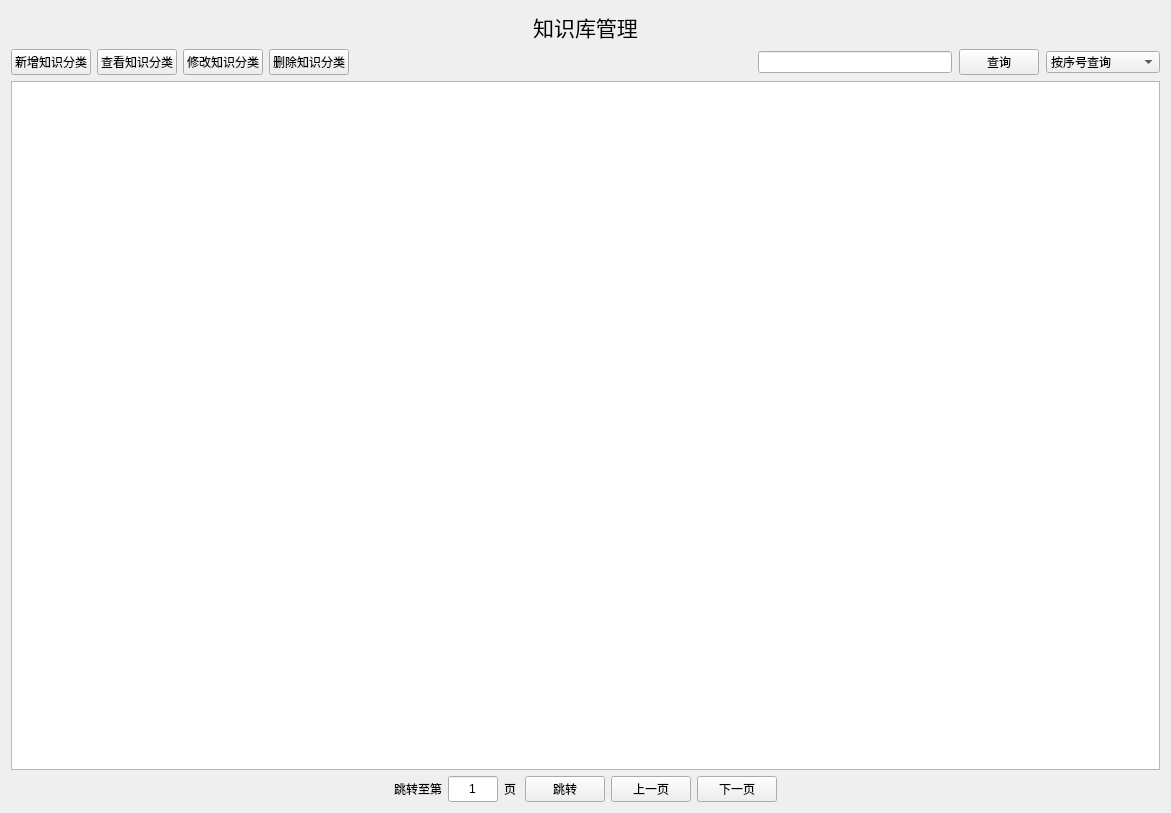
<?xml version="1.0" encoding="UTF-8"?>
<ui version="4.0">
 <class>Form</class>
 <widget class="QWidget" name="Form">
  <property name="geometry">
   <rect>
    <x>0</x>
    <y>0</y>
    <width>1171</width>
    <height>813</height>
   </rect>
  </property>
  <property name="windowTitle">
   <string>Form</string>
  </property>
  <layout class="QVBoxLayout" name="verticalLayout">
   <item>
    <widget class="QLabel" name="label">
     <property name="font">
      <font>
       <pointsize>16</pointsize>
      </font>
     </property>
     <property name="text">
      <string>知识库管理</string>
     </property>
     <property name="alignment">
      <set>Qt::AlignCenter</set>
     </property>
     <property name="margin">
      <number>20</number>
     </property>
    </widget>
   </item>
   <item>
    <layout class="QHBoxLayout" name="horizontalLayout_3">
     <item>
      <layout class="QHBoxLayout" name="horizontalLayout_5">
       <item>
        <widget class="QPushButton" name="addBatchButton">
         <property name="text">
          <string>新增知识分类</string>
         </property>
        </widget>
       </item>
       <item>
        <widget class="QPushButton" name="selectProduct">
         <property name="text">
          <string>查看知识分类</string>
         </property>
        </widget>
       </item>
       <item>
        <widget class="QPushButton" name="alterVBatchButton">
         <property name="text">
          <string>修改知识分类</string>
         </property>
        </widget>
       </item>
      </layout>
     </item>
     <item>
      <widget class="QPushButton" name="deleteBatchButton">
       <property name="text">
        <string>删除知识分类</string>
       </property>
      </widget>
     </item>
     <item>
      <spacer name="horizontalSpacer">
       <property name="orientation">
        <enum>Qt::Horizontal</enum>
       </property>
       <property name="sizeHint" stdset="0">
        <size>
         <width>40</width>
         <height>20</height>
        </size>
       </property>
      </spacer>
     </item>
     <item>
      <layout class="QHBoxLayout" name="horizontalLayout">
       <property name="spacing">
        <number>7</number>
       </property>
       <item>
        <widget class="QLineEdit" name="searchEdit">
         <property name="maximumSize">
          <size>
           <width>500</width>
           <height>16777215</height>
          </size>
         </property>
        </widget>
       </item>
       <item>
        <widget class="QPushButton" name="searchButton">
         <property name="text">
          <string>查询</string>
         </property>
        </widget>
       </item>
       <item>
        <widget class="QComboBox" name="comboBox">
         <item>
          <property name="text">
           <string>按序号查询</string>
          </property>
         </item>
         <item>
          <property name="text">
           <string>按数据项查询</string>
          </property>
         </item>
         <item>
          <property name="text">
           <string>按数据类型查询</string>
          </property>
         </item>
        </widget>
       </item>
      </layout>
     </item>
    </layout>
   </item>
   <item>
    <widget class="QTableView" name="tableView"/>
   </item>
   <item>
    <layout class="QHBoxLayout" name="horizontalLayout_4">
     <item>
      <spacer name="horizontalSpacer_2">
       <property name="orientation">
        <enum>Qt::Horizontal</enum>
       </property>
       <property name="sizeHint" stdset="0">
        <size>
         <width>40</width>
         <height>20</height>
        </size>
       </property>
      </spacer>
     </item>
     <item>
      <layout class="QHBoxLayout" name="horizontalLayout_2">
       <item>
        <widget class="QLabel" name="label_2">
         <property name="text">
          <string>跳转至第</string>
         </property>
        </widget>
       </item>
       <item>
        <widget class="QLineEdit" name="jumpEdit">
         <property name="maximumSize">
          <size>
           <width>50</width>
           <height>50</height>
          </size>
         </property>
         <property name="text">
          <string>1</string>
         </property>
         <property name="maxLength">
          <number>9999</number>
         </property>
         <property name="alignment">
          <set>Qt::AlignCenter</set>
         </property>
        </widget>
       </item>
       <item>
        <widget class="QLabel" name="totalPageLabel">
         <property name="text">
          <string>页</string>
         </property>
        </widget>
       </item>
       <item>
        <widget class="QPushButton" name="jumpButton">
         <property name="text">
          <string>跳转</string>
         </property>
        </widget>
       </item>
       <item>
        <widget class="QPushButton" name="previousButton">
         <property name="text">
          <string>上一页</string>
         </property>
        </widget>
       </item>
       <item>
        <widget class="QPushButton" name="nextButton">
         <property name="text">
          <string>下一页</string>
         </property>
        </widget>
       </item>
      </layout>
     </item>
     <item>
      <spacer name="horizontalSpacer_3">
       <property name="orientation">
        <enum>Qt::Horizontal</enum>
       </property>
       <property name="sizeHint" stdset="0">
        <size>
         <width>40</width>
         <height>20</height>
        </size>
       </property>
      </spacer>
     </item>
    </layout>
   </item>
  </layout>
 </widget>
 <resources/>
 <connections/>
</ui>
